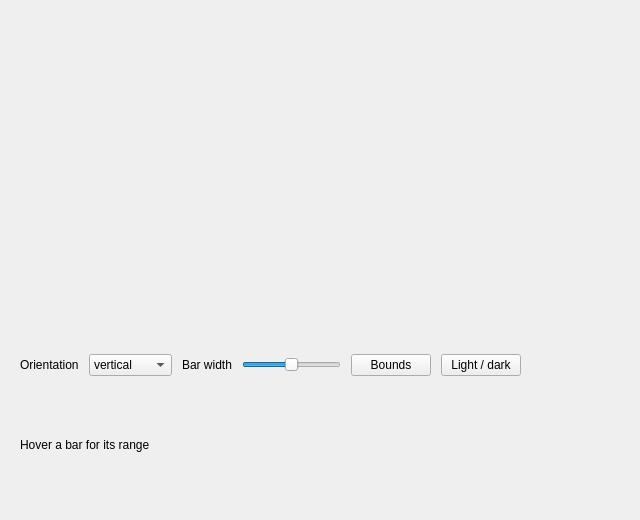
<?xml version="1.0" encoding="UTF-8"?>
<ui version="4.0">
 <class>MainWindow</class>
 <widget class="QMainWindow" name="MainWindow">
  <property name="geometry">
   <rect>
    <x>0</x>
    <y>0</y>
    <width>640</width>
    <height>520</height>
   </rect>
  </property>
  <property name="windowTitle">
   <string>QCustomRangeBarChart</string>
  </property>
  <widget class="QWidget" name="centralwidget">
   <layout class="QVBoxLayout" name="mainLayout">
    <property name="spacing">
     <number>14</number>
    </property>
    <property name="leftMargin">
     <number>20</number>
    </property>
    <property name="topMargin">
     <number>20</number>
    </property>
    <property name="rightMargin">
     <number>20</number>
    </property>
    <property name="bottomMargin">
     <number>20</number>
    </property>
    <item>
     <widget class="QCustomRangeBarChart" name="chart">
      <property name="minimumSize">
       <size>
        <width>0</width>
        <height>320</height>
       </size>
      </property>
      <property name="rangesCsv" stdset="0">
       <string notr="true">Mon=4,12;Tue=6,15;Wed=3,9;Thu=8,17;Fri=5,11;Sat=7,14;Sun=2,8</string>
      </property>
      <property name="showBounds" stdset="0">
       <bool>true</bool>
      </property>
     </widget>
    </item>
    <item>
     <layout class="QHBoxLayout" name="controlsRow">
      <property name="spacing">
       <number>10</number>
      </property>
      <item>
       <widget class="QLabel" name="orientationLabel">
        <property name="text">
         <string>Orientation</string>
        </property>
       </widget>
      </item>
      <item>
       <widget class="QComboBox" name="orientationCombo">
        <item>
         <property name="text">
          <string>vertical</string>
         </property>
        </item>
        <item>
         <property name="text">
          <string>horizontal</string>
         </property>
        </item>
       </widget>
      </item>
      <item>
       <widget class="QLabel" name="widthLabel">
        <property name="text">
         <string>Bar width</string>
        </property>
       </widget>
      </item>
      <item>
       <widget class="QSlider" name="widthSlider">
        <property name="minimum">
         <number>10</number>
        </property>
        <property name="maximum">
         <number>100</number>
        </property>
        <property name="value">
         <number>55</number>
        </property>
        <property name="orientation">
         <enum>Qt::Horizontal</enum>
        </property>
       </widget>
      </item>
      <item>
       <widget class="QPushButton" name="boundsButton">
        <property name="text">
         <string>Bounds</string>
        </property>
        <property name="cursor">
         <cursorShape>PointingHandCursor</cursorShape>
        </property>
       </widget>
      </item>
      <item>
       <widget class="QPushButton" name="themeButton">
        <property name="text">
         <string>Light / dark</string>
        </property>
        <property name="cursor">
         <cursorShape>PointingHandCursor</cursorShape>
        </property>
       </widget>
      </item>
      <item>
       <spacer name="controlsSpacer">
        <property name="orientation">
         <enum>Qt::Horizontal</enum>
        </property>
        <property name="sizeHint" stdset="0">
         <size>
          <width>40</width>
          <height>20</height>
         </size>
        </property>
       </spacer>
      </item>
     </layout>
    </item>
    <item>
     <widget class="QLabel" name="statusLabel">
      <property name="text">
       <string>Hover a bar for its range</string>
      </property>
     </widget>
    </item>
   </layout>
  </widget>
 </widget>
 <customwidgets>
  <customwidget>
   <class>QCustomRangeBarChart</class>
   <extends>QWidget</extends>
   <header location="global">Custom_Widgets.QCustomRangeBarChart.h</header>
  </customwidget>
 </customwidgets>
 <resources/>
 <connections/>
</ui>
